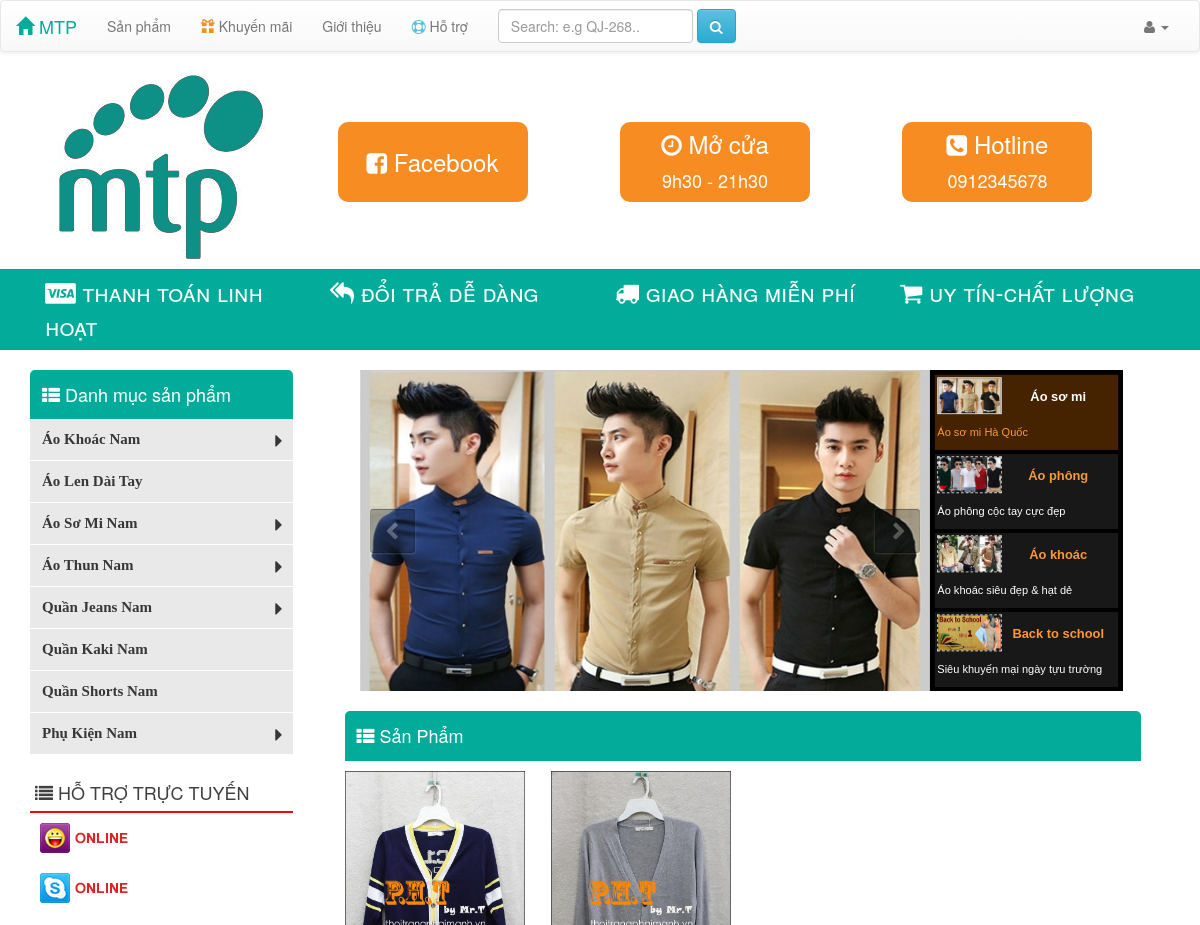
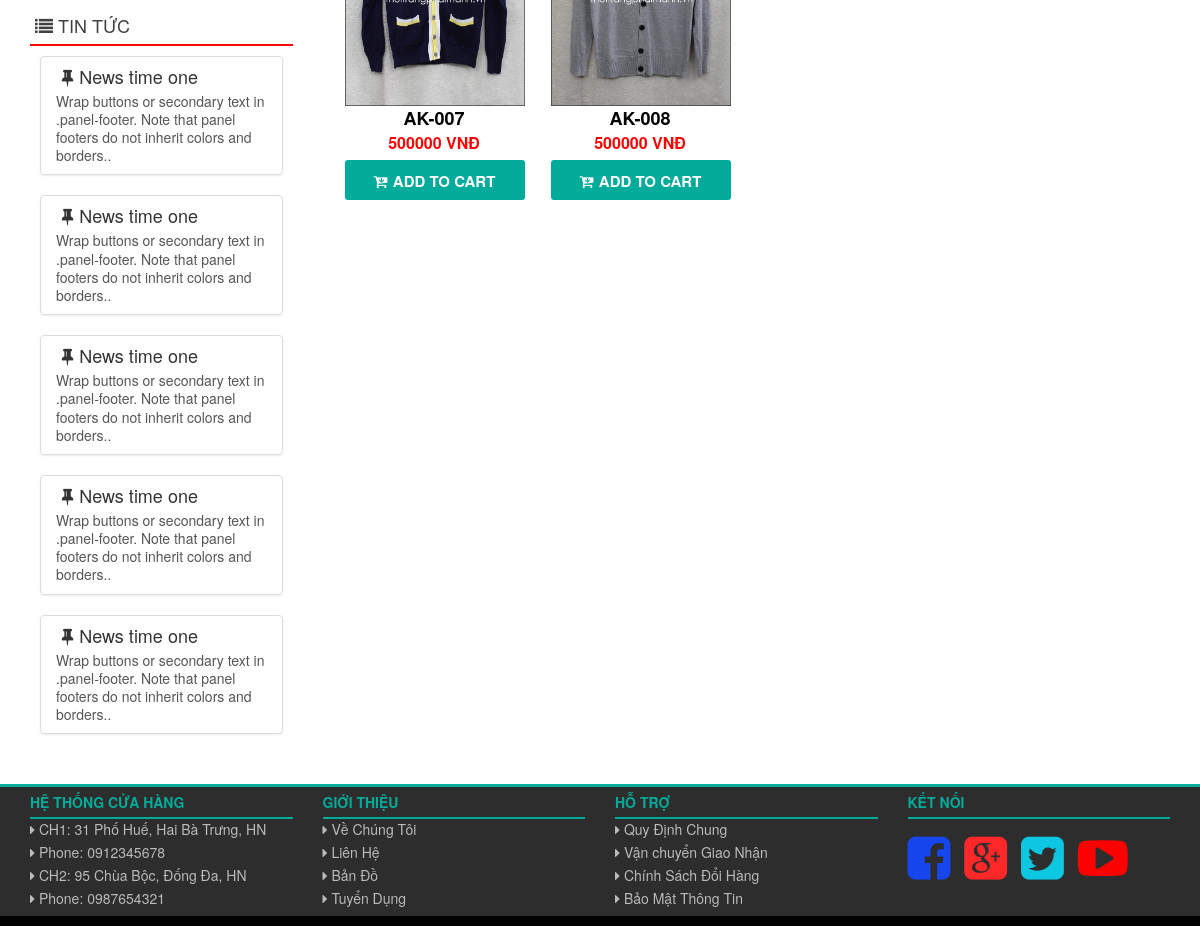
The page / on the database its author committed (2 pictures, top to bottom).
### tables this page shows
CREATE TABLE `catalog` (
  `catalogId` int(11) NOT NULL,
  `name` char(50) NOT NULL,
  `parent` int(11) DEFAULT NULL
);

CREATE TABLE `product` (
  `productId` int(11) NOT NULL,
  `catalogId` int(11) NOT NULL,
  `name` char(100) NOT NULL,
  `price` int(11) NOT NULL,
  `description` text,
  `images` char(200) NOT NULL
);

### application/controllers/Shop.php (called while the page is built, shortened)
<?php
class Shop extends CI_Controller{
	public function __construct(){
		$this->load->helper("url");
		$this->load->library("session");
		$this->load->Model('Mshop');
	}
	public function index(){
		$this->load->Model('Mshop');
		$catalog_array = $this->Mshop->getCatalog();
		$data["catalog"] = $catalog_array;
		$config['base_url'] = base_url().'index.php/shop/index';
		$config['total_rows'] = $this->Mshop->count_product();
		$config['per_page'] = 8;
        $config['uri_segment'] = 3;
        $config['num_links'] = 2;
        $config['full_tag_open'] = '<nav><ul class="pagination">';
    	$config['full_tag_close'] = '</ul></nav>';
        $config['first_link'] = '&laquo; First';
        $config['first_tag_open'] = '<li>';
    	$config['first_tag_close'] = '</li>';
    	$config['last_link'] = 'Last &raquo;';
	    $config['last_tag_open'] = '<li>';
	    $config['last_tag_close'] = '</li>';
	    $config['next_link'] = 'Next &rarr;';
	    $config['next_tag_open'] = '<li>';
	    $config['next_tag_close'] = '</li>';
	    $config['prev_link'] = '&larr; Previous';
	    $config['prev_tag_open'] = '<li>';
	    $config['prev_tag_close'] = '</li>';
    	$config['cur_tag_open'] = '<li class="active"><a href="">';
	    $config['cur_tag_close'] = '</a></li>';
	    $config['num_tag_open'] = '<li>';
	    $config['num_tag_close'] = '</li>';
        $this->load->library('pagination',$config);
        $product_array = $this->Mshop->getProduct($config['per_page'],$this->uri->segment(3));
		$data["product"] = $product_array;
		$this->load->view("shop/shop-view",$data);
	}
}
?>

### index.php (called while the page is built, shortened)
<?php
require_once BASEPATH.'core/CodeIgniter.php';

### application/models/Mshop.php (called while the page is built, shortened)
<?php
class Mshop extends CI_Model{
	public function getCatalog(){
		$query = $this->db->get('catalog');
		return $query->result_array();
	}
	public function getProduct($total,$start){
		$this->db->limit($total, $start);
		$query = $this->db->get('product');
		return $query->result_array();
	}
}
?>

### application/views/shop/shop-view.php (the view, shortened to what this page needs)
<!DOCTYPE html>
<html>
<head>
	<link type ="text/css" rel="stylesheet" href="<?php echo base_url() ?>asset/bootstrap/css/reset.css" />
	<link type ="text/css" rel="stylesheet" href="<?php echo base_url() ?>asset/bootstrap/css/bootstrap.min.css" />
	<link type ="text/css" rel="stylesheet" href="<?php echo base_url() ?>asset/bootstrap/css/bootstrap-theme.min.css" />
	<link type ="text/css" rel="stylesheet" href="<?php echo base_url() ?>asset/font-awesome/css/font-awesome.css" />
	<link type ="text/css" rel="stylesheet" href="<?php echo base_url() ?>asset/css/style-shop.css" />
    <link type ="text/css" rel="stylesheet" href="<?php echo base_url() ?>asset/css/coin-slider-styles.css"/>
    <link type ="text/css" rel="stylesheet" href="<?php echo base_url() ?>asset/css/style-product.css"/>
</head>
<body>
	<?php include 'navbar.php';?>
    <div class="container">
        <div class="row">
            <div class="col-xs-12 col-sm-3 col-md-3">
                <a href="<?php echo base_url() ?>index.php/shop">
                    <img src="<?php echo base_url() ?>asset/images/logo.jpg" style="margin-bottom:10px; margin-left: 26px;">
                </a>
            </div>
            <div class="col-xs-12 col-sm-9 col-md-9 hidden-xs">
                <div class="col-xs-12 col-sm-4 col-md-4">
                    <div class="box1">
                        <i class="fa fa-facebook-square"></i> Facebook
                    </div>
                </div>
                <div class="col-xs-12 col-sm-4 col-md-4">
                    <div class="box2">
                        <i class="fa fa-clock-o"></i> Mở cửa<br>
                        <span style="font-size: 18px;">9h30 - 21h30</span>
                    </div>
                </div>
                <div class="col-xs-12 col-sm-4 col-md-4">
                    <div class="box3">
                        <i class="fa fa-phone-square"></i> Hotline<br>
                        <span style="font-size: 18px;">0912345678</span>
                    </div>
                </div>
            </div>
        </div>
    </div>
    <div style="background:#03AC9A; width:100%; border-top:solid 1px #0D97D0; border-bottom:solid 1px #0D97D0; padding:5px;">
        <div class="container">
            <div class="row">
                <div class="col-xs-12 col-sm-12 col-md-12">
                    <div class="col-xs-12 col-sm-3 col-md-3">
                        <a href="#" style="text-decoration: none;"><span class="khauhieu"><i class="fa fa-cc-visa"></i> thanh toán linh hoạt </span></a>
                    </div>
                    <div class="col-xs-12 col-sm-3 col-md-3">
                        <a href="#" style="text-decoration: none;"><span class="khauhieu"><i class="fa fa-mail-reply-all"></i> đổi trả dễ dàng </span></a>
                    </div>
                    <div class="col-xs-12 col-sm-3 col-md-3">
                        <a href="#" style="text-decoration: none;"><span class="khauhieu"><i class="fa fa-truck"></i> giao hàng miễn phí </span></a>
                    </div>
                    <div class="col-xs-12 col-sm-3 col-md-3">
                        <a href="#" style="text-decoration: none;"><span class="khauhieu"><i class="fa fa-shopping-cart"></i> uy tín-chất lượng </span></a>
                    </div>
                </div>
            </div>
        </div>
    </div>
    <div class="container">
        <div class="row">
            <div class="col-xs-12 col-sm-3 col-md-3" style="color: #fff;">
                <div class="panel-dark"><i class="fa fa-th-list"></i> Danh mục sản phẩm</div>
                <div class="panel-dark-body panel-bg">
                    <?php include 'sidebar.php';?>
                </div>
                <div class="panel-news hidden-xs"><i class="fa fa-list"></i> HỖ TRỢ TRỰC TUYẾN</div>
                <div class="panel-news-body hidden-xs">
                    <div style="margin-bottom: 20px;">
                        <a href="#"><img src="<?php echo base_url() ?>asset/images/yahoo-on.png"></a>
                    </div>
                    <div>
                        <a href="#"><img src="<?php echo base_url() ?>asset/images/skype-on.png"></a>
                    </div>
                </div>
                <div class="panel-news hidden-xs"><i class="fa fa-list"></i> TIN TỨC</div>
                <div class="panel-news-body hidden-xs">
                    <?php
                    for($i=0; $i<5; $i++){
                        echo '<div class="list-group">';
                        echo '<a href="#" class="list-group-item">';
                        echo '<h4 class="list-group-item-heading"><i class="fa  fa-thumb-tack fa-fw"></i>News time one</h4>';
                        echo '<p class="list-group-item-text">Wrap buttons or secondary text in
                        .panel-footer. Note that panel footers do not inherit colors and borders..
                        </p>';
                        echo '</a>';
                        echo '</div>';
                    }
                    ?>
                </div>
            </div>
            <div class="col-xs-12 col-sm-9 col-md-9" style="color: #fff;">
                <div class="hidden-xs" style="margin-top:20px; width:90%; background-color: #000; margin-left:37px;">
                </div>
                <div class="panel-dark" style="width:94%; margin-left: 22px;"><i class="fa fa-th-list"></i> Sản Phẩm</div>
                <div class="panel-dark-body2">
                    <?php
                        foreach ($product as $row) {
                            echo '<div class="col-xs-12 col-sm-6 col-md-3 product">';
                            echo '<a href="'. base_url().'index.php/product/index?id='.$row['productId'] .'">';
                            echo '<img width="180" height="260" src="' . $row['images'] . '">';
                            echo '<div class="title">'. $row['name'] .'</div>';
                            echo '<div class="price">'. $row['price'] .' VNĐ</div>';
                            echo '</a>';
                            echo '<a class="add" href="'.base_url().'index.php/users" style="color:#fff;">';
                            echo '<button class="add-to-cart" id="add"><i class="fa fa-cart-arrow-down"></i> ADD TO CART</button>';
                            echo '</a></div>';
                        }
                    ?>
                </div>
            </div>
        </div>
    </div>
	<?php include 'footer.php'; ?>
</body>
</html>

### application/views/shop/sidebar.php (shortened to what this page needs)
<!DOCTYPE html>
<html>
<head>
    <link rel="stylesheet" type="text/css" href="<?php echo base_url() ?>asset/css/sidebar.css" />
</head>
<body>
    <div id="smoothmenu2" class="ddsmoothmenu-v">
    <ul>
        <?php
            foreach ($catalog as $row){
                 if($row['parent'] == null){
                    echo '<li><a href ="'.base_url().'index.php/catalog/index?id='.$row['catalogId'].'">';
                    echo $row['name'];
                    foreach ($catalog as $row2){
                        if($row2['parent'] == $row['catalogId']){
                            echo '<i class="fa fa-caret-right" style="position: absolute; right:10px; font-size:20px;"></i></a>';
                            break;
                        }
                    }
                    echo '</li>';
                }
            }
        ?>
    </ul>
</div>
</body>
</html>

### rows shown on the page
catalog: name "Áo Khoác Nam"
catalog: name "Áo Len Dài Tay"
catalog: name "Áo Sơ Mi Nam"
catalog: name "Áo Thun Nam"
catalog: name "Quần Jeans Nam"
catalog: name "Quần Kaki Nam"
catalog: name "Quần Shorts Nam"
catalog: name "Phụ Kiện Nam"
product: images (picture), name "AK-007", price "500000"
product: images (picture), name "AK-008", price "500000"
